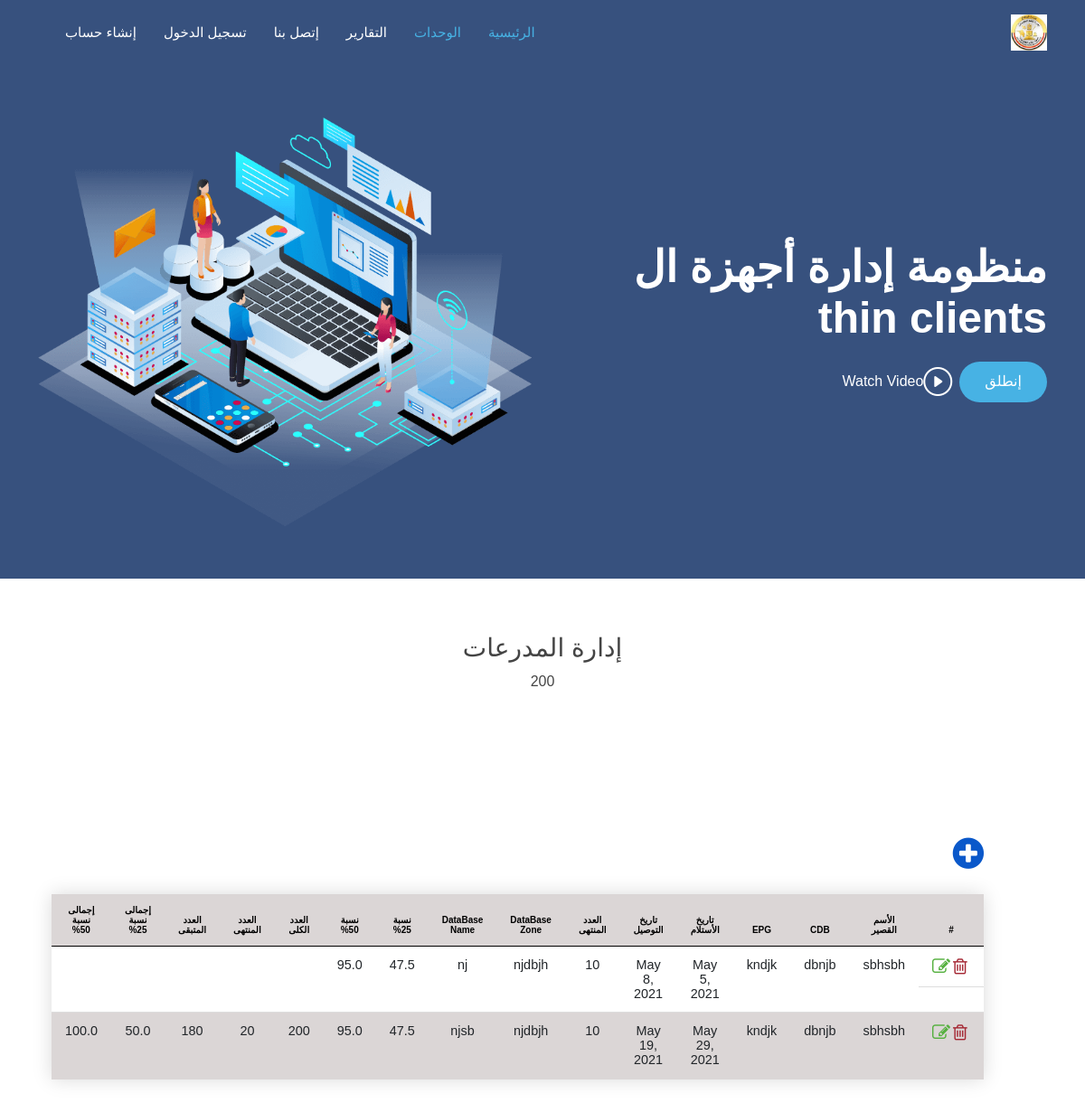
The page /devices/Unit/code/2 on the database as committed earlier.
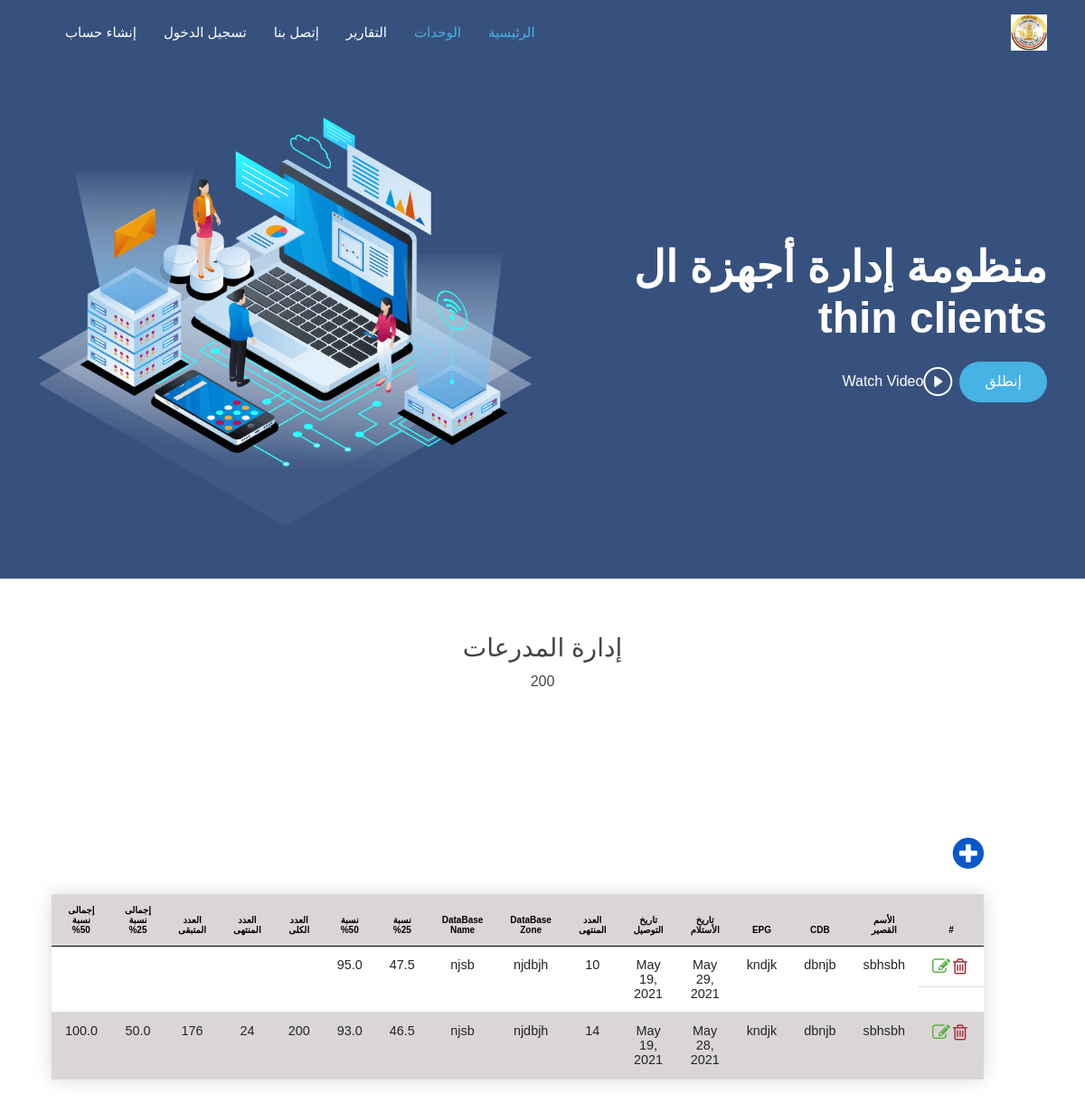
The same page on the database as committed later.
### devices/models.py (models this page shows, shortened)
class ThinDevicesUnits(models.Model):
    code = models.ForeignKey(ThinCodeName, on_delete=models.CASCADE, null=True)
    total_devices = models.ForeignKey(ThinCodeTotal, on_delete=models.CASCADE, null=True)
    devices_done = models.IntegerField(null=True, blank=True)
    updated = models.DateTimeField(auto_now=True)
    short_name = models.CharField(max_length=255, null=True, blank=True)
    epg = models.CharField(max_length=255, null=True, blank=True)
    cdb = models.CharField(max_length=255, null=True, blank=True)
    category = models.CharField(max_length=255, null=True, blank=True)
    database_zone = models.CharField(max_length=255, null=True, blank=True)
    database_name = models.CharField(max_length=255, null=True, blank=True)
    catoperation = models.CharField(max_length=255, null=True, blank=True)
    mangloc = models.CharField(max_length=255, null=True, blank=True)
    seprated_thin = models.CharField(max_length=255, null=True, blank=True)
    center110 = models.CharField(max_length=255, null=True, blank=True)
    center100 = models.CharField(max_length=255, null=True, blank=True)
    recieved_date = models.DateField(null=True, blank=True)
    delivery_date = models.DateField(null=True, blank=True)
    build = models.ForeignKey(ThinCodePlace, on_delete=models.CASCADE, null=True)
    groupwork = models.CharField(max_length=255, null=True, blank=True)
    @property
    def remain_devices(self):
        if self.devices_done is None:
            return self.total_devices.total
        else:
            return self.total_devices.total - self.devices_done
    @property
    def per25(self):
        if self.devices_done is None:
            return self.remain_devices
        else:
            return self.remain_devices * 25 / 100
    @property
    def per50(self):
        if self.devices_done is None:
            return self.remain_devices
        else:
            return self.remain_devices * 50 / 100

class ThinCodeTotal(models.Model):
    code = models.ForeignKey(ThinCodeName, on_delete=models.CASCADE)
    total = models.IntegerField(null=True, blank=True)

### devices/views.py (the view)
# urls.py: path('Unit/code/<int:pk>', views.unit_details_code, name='unit-detail-code'),
def unit_details_code(request, pk):
    unit = ThinCodeName.objects.get(pk=pk)
    total = ThinCodeTotal.objects.get(code=unit)
    thinclients = ThinDevicesUnits.objects.filter(code=unit)
    total_devices = total.total
    devices_done = thinclients.aggregate(Sum('devices_done'))
    remain = total_devices - devices_done['devices_done__sum']
    if total_devices is None:
        per25 = 0
        per50 = 0
    else:
        per25 = int(total_devices) * 25 / 100
        per50 = int(total_devices) * 50 / 100
    context = {"clients": thinclients, "pk": pk, "total_devices": total_devices, "unit": unit,"remain":remain,
               "devices_done": devices_done['devices_done__sum'], "per25": per25, "per50": per50}
    return render(request, 'devices/unit_details.html', context)

### devices/templates/devices/unit_details.html (shortened to what this page needs)
{% extends 'main.html' %}
{% load static %}
{% block body %}
    <main id="main">
    <section>
        <div class="section-title">
            <h3>{{ unit.name }}</h3>
            <p>{{ unit.code }}</p>
        </div>
                            <div id="get-started" class="padd-section text-center" style="width: 90%;margin: 8rem 7rem;">
            <div style="display:flex; flex-direction:row;">
                <i data-bs-toggle="modal" data-bs-target="#createModal" class="fa fa-plus-circle" aria-hidden="true"
                   style="color:#0a58ca;display:flex; order: 1; font-size: 40px;"></i>
            </div>
            <table class="table styled-table" style="width: 90%;">
                <thead>
                <tr>
                    <th scope="col">#</th>
                    <th scope="col">الأسم القصير</th>
                    <th scope="col">CDB</th>
                    <th scope="col">EPG</th>
                    <th scope="col">تاريخ الأستلام</th>
                    <th scope="col">تاريخ التوصيل</th>
                    <th scope="col">العدد المنتهى</th>
                    <th scope="col"> DataBase Zone</th>
                    <th scope="col"> DataBase Name</th>
                    <th scope="col"> نسبة 25%</th>
                    <th scope="col"> نسبة 50%</th>
                    <th scope="col"  rowspan="2">العدد الكلى</th>
                    <th scope="col" rowspan="2"> العدد المنتهى</th>
                                        <th scope="col">العدد المتبقى</th>
                    <th scope="col">إجمالى نسبة 25%</th>
                    <th scope="col">إجمالى نسبة 50%</th>
                </tr>
                </thead>
                <tbody>
                {% for device in clients %}
                    <tr>
                    <td style="display:flex; flex-direction:row;"><i data-bs-toggle="modal"
                                                                     data-bs-target="#deleteModal"
                                                                     id="{{ device.pk }}"
                                                                     style="color:#a52834; font-size:20px; margin-inline: 0.2rem;"
                                                                     class="fa fa-trash-o sara_delete"
                                                                     aria-hidden="true"></i>
                        <i data-bs-toggle="modal" data-bs-target="#updateModal"
                           style="color:#55b03f; font-size:20px;" id="{{ device.pk }}"
                           class="fa fa-pencil-square-o sara_edit" aria-hidden="true"></i>
                    </td>
                    <td>{{ device.short_name }}</td>
                    <td>{{ device.cdb }}</td>
                    <td>{{ device.epg }}</td>
                                        <td>{{ device.recieved_date }}</td>
                    <td>{{ device.delivery_date }}</td>
                    <td>{{ device.devices_done }}</td>
                    <td>{{ device.database_zone }}</td>
                    <td>{{ device.database_name }}</td>
                    <td>{{ device.per25 }}</td>
                    <td>{{ device.per50 }}</td>
                {% endfor %}
                    <td rowspan="0">{{ total_devices }}</td>
                    <td rowspan="0">{{ devices_done }}</td>
                    <td>{{ remain }}</td>
                    <td rowspan="0">{{ per25 }}</td>
                    <td rowspan="0">{{ per50 }}</td>
                </tr>
                </tbody>
            </table>
        </div>
    </section>
    </main>
{% endblock body %}

Rows that differ between the two databases and show on the page:
removed ThinDevicesUnits: short_name "sbhsbh", cdb "dbnjb", epg "kndjk", recieved_date "May 5, 2021", delivery_date "May 8, 2021", devices_done "10", database_zone "njdbjh", database_name "nj", per25 "47.5", per50 "95.0"
added ThinDevicesUnits: short_name "sbhsbh", cdb "dbnjb", epg "kndjk", recieved_date "May 28, 2021", delivery_date "May 19, 2021", devices_done "14", database_zone "njdbjh", database_name "njsb", per25 "46.5", per50 "93.0"
Other text that changed with them:
{{ devices_done }}: "20" → "24"
{{ remain }}: "180" → "176"
